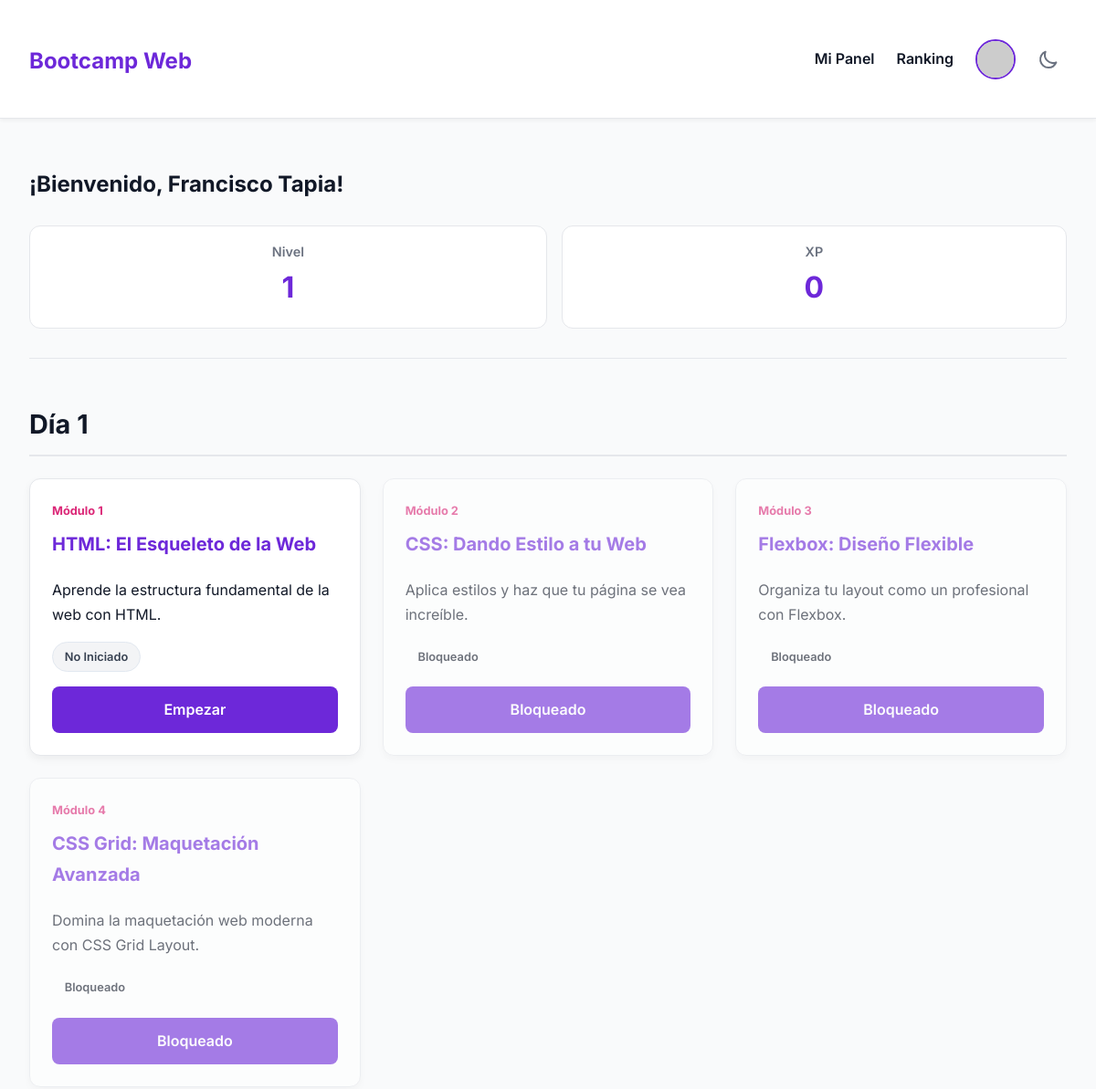
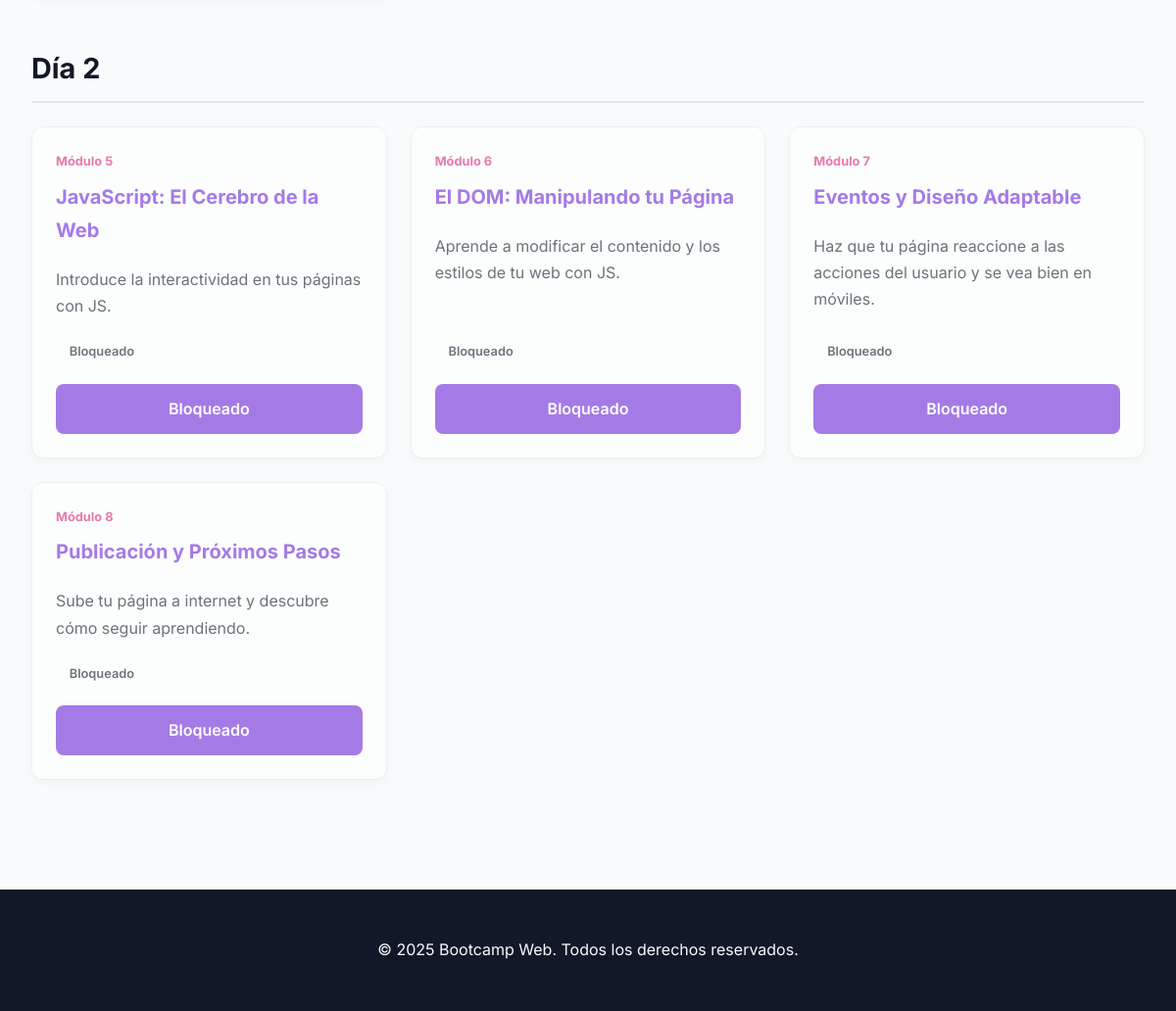
/dashboard.php (signed in), run on the app's committed database (2 pictures, top to bottom).
### tables this page shows
CREATE TABLE `users` (
  `id` int(11) NOT NULL,
  `nombre` varchar(100) NOT NULL,
  `nickname` varchar(50) DEFAULT NULL,
  `correo` varchar(100) NOT NULL,
  `password` varchar(255) NOT NULL,
  `creado_en` timestamp NOT NULL DEFAULT current_timestamp(),
  `avatar` varchar(255) DEFAULT NULL,
  `xp` int(11) NOT NULL DEFAULT 0,
  `nivel` int(11) NOT NULL DEFAULT 1
);

CREATE TABLE `lessons` (
  `id` int(11) NOT NULL,
  `titulo` varchar(255) NOT NULL,
  `descripcion` text NOT NULL,
  `archivo` varchar(255) NOT NULL,
  `orden` int(11) NOT NULL,
  `dia` int(11) NOT NULL DEFAULT 1,
  `youtube_id` varchar(50) DEFAULT NULL
);

### dashboard.php (the view, shortened to what this page needs)
<?php
require_once 'includes/db.php';
$user_id = $_SESSION['user_id'];
$stmt_user = $pdo->prepare("SELECT nombre, xp, nivel FROM users WHERE id = ?");
$stmt_user->execute([$user_id]);
$user = $stmt_user->fetch();
$stmt_lessons = $pdo->prepare("
    SELECT
        l.id, l.titulo, l.descripcion, l.archivo, l.orden, l.dia,
        up.status
    FROM lessons l
    LEFT JOIN user_progress up ON l.id = up.lesson_id AND up.user_id = ?
    ORDER BY l.orden
");
$stmt_lessons->execute([$user_id]);
$lessons = $stmt_lessons->fetchAll();
$lessons_by_day = [];
foreach ($lessons as $lesson) {
    $lessons_by_day[$lesson['dia']][] = $lesson;
}
$completed_lessons_count = 0;
$is_lesson_page = false;
include 'includes/header.php';
?>
<div class="container">
    <div class="dashboard-header">
        <h2>¡Bienvenido, <?= htmlspecialchars($user['nombre']) ?>!</h2>
        <div class="user-stats">
            <div class="stat-card">
                <span class="stat-label">Nivel</span>
                <span class="stat-value"><?= $user['nivel'] ?></span>
            </div>
            <div class="stat-card">
                <span class="stat-label">XP</span>
                <span class="stat-value"><?= $user['xp'] ?></span>
            </div>
        </div>
    </div>
    <?php foreach ($lessons_by_day as $day => $day_lessons): ?>
        <h3 class="day-header">Día <?= $day ?></h3>
        <div class="lesson-grid">
            <?php foreach ($day_lessons as $lesson): ?>
                <?php
                    $status = $lesson['status'] ?? 'no_iniciado';
                    $is_completed = ($status === 'completado');
                    $is_unlocked = ($lesson['orden'] <= $completed_lessons_count + 1);
                    $status_text = $is_completed ? 'Completado' : 'No Iniciado';
                    $btn_text = $is_completed ? 'Repasar' : 'Empezar';
                    $btn_class = $is_completed ? 'btn-repasar' : '';
                    if (!$is_unlocked) {
                        $btn_text = 'Bloqueado';
                        $btn_class .= ' btn-locked';
                    }
                ?>
                <div class="lesson-card <?= !$is_unlocked ? 'locked' : '' ?>">
                    <div>
                        <span class="lesson-order">Módulo <?= $lesson['orden'] ?></span>
                        <h3><?= htmlspecialchars($lesson['titulo']) ?></h3>
                        <p><?= htmlspecialchars($lesson['descripcion']) ?></p>
                    </div>
                    <div>
                        <?php if ($is_unlocked): ?>
                            <span class="status <?= $status ?>"><?= $status_text ?></span>
                        <?php else: ?>
                            <span class="status locked">Bloqueado</span>
                        <?php endif; ?>
                        <a href="<?= $is_unlocked ? htmlspecialchars($lesson['archivo']) : '#' ?>" class="btn-lesson <?= $btn_class ?>"><?= $btn_text ?></a>
                    </div>
                </div>
            <?php endforeach; ?>
        </div>
    <?php endforeach; ?>
</div>
<?php include 'includes/footer.php'; ?>

### includes/header.php (shortened to what this page needs)
<?php
$is_lesson_page = isset($is_lesson_page) && $is_lesson_page;
$base_path = $is_lesson_page ? '../' : './';
$user_avatar_url = $base_path . 'assets/images/avatar_default.png';
if (isset($_SESSION['user_id'])) {
    require_once __DIR__ . '/db.php';
    $stmt_user_header = $pdo->prepare("SELECT id, avatar FROM users WHERE id = ?");
    $stmt_user_header->execute([$_SESSION['user_id']]);
    $user_header = $stmt_user_header->fetch();
    if ($user_header && !empty($user_header['avatar']) && file_exists($base_path . $user_header['avatar'])) {
        $user_avatar_url = $base_path . htmlspecialchars($user_header['avatar']);
    } elseif ($user_header) {
        $user_avatar_url = 'https://i.pravatar.cc/40?u=' . $user_header['id'];
    }
}
?>
<!DOCTYPE html>
<html lang="es">
<head>
    <link rel="stylesheet" href="<?= $base_path ?>assets/css/styles.css" />
</head>
<body>
<header class="navbar">
    <div class="container">
        <h1><a href="<?= $base_path ?>index.php">Bootcamp Web</a></h1>
        <nav>
            <?php if(isset($_SESSION['user_id'])): ?>
                <a href="<?= $base_path ?>dashboard.php">Mi Panel</a>
                <a href="<?= $base_path ?>leaderboard.php">Ranking</a>
                <div class="user-menu">
                    <button id="user-menu-button" class="user-menu-toggle">
                        <img src="<?= $user_avatar_url ?>" alt="Mi Avatar" class="navbar-avatar">
                    </button>
                </div>
            <?php else: ?>
                <a href="<?= $base_path ?>index.php">Inicio</a>
                <a href="<?= $base_path ?>login.php">Iniciar Sesión</a>
            <?php endif; ?>
            <button id="theme-toggle" title="Cambiar tema">
                <svg id="theme-toggle-dark-icon" class="toggle-icon" xmlns="http://www.w3.org/2000/svg" fill="none" viewBox="0 0 24 24" stroke="currentColor"><path stroke-linecap="round" stroke-linejoin="round" stroke-width="2" d="M20.354 15.354A9 9 0 018.646 3.646 9.003 9.003 0 0012 21a9.003 9.003 0 008.354-5.646z"></path></svg>
            </button>
        </nav>
    </div>
</header>
<main>

### includes/footer.php (shortened to what this page needs)
</main>
<footer>
    <div class="container">
        <p>&copy; <?= date('Y') ?> Bootcamp Web. Todos los derechos reservados.</p>
    </div>
</footer>
</body>
</html>

### assets/css/styles.css (style rules this page uses)
:root { --primary-color: #6d28d9; --secondary-color: #db2777; --dark-color: #111827; --light-color: #f9fafb; --white-color: #fff; --grey-color: #6b7280; --success-color: #10b981; --error-color: #ef4444; --border-color: #e5e7eb; }
body { margin: 0; font-family: 'Inter', sans-serif; background-color: var(--light-color); color: var(--dark-color); line-height: 1.7; transition: background-color 0.3s, color 0.3s; }
.container { max-width: 1200px; margin: auto; padding: 0 2rem; }
main { padding-top: 2rem; padding-bottom: 4rem; }
h1, h2, h3, h4 { color: var(--dark-color); font-weight: 700; }
a { color: var(--primary-color); text-decoration: none; transition: color 0.3s ease; }
.navbar { background: var(--white-color); padding: 1rem 0; box-shadow: 0 2px 4px rgba(0,0,0,0.05); border-bottom: 1px solid var(--border-color); position: sticky; top: 0; z-index: 1000; transition: background-color 0.3s, border-color 0.3s; }
.navbar .container { display: flex; justify-content: space-between; align-items: center; }
.navbar h1 a { color: var(--primary-color); font-weight: 700; font-size: 1.5rem; }
.navbar nav { display: flex; align-items: center; }
.navbar nav a { color: var(--dark-color); margin-left: 1.5rem; font-weight: 600; transition: color 0.3s ease; }
footer { text-align: center; padding: 2rem 0; background: var(--dark-color); color: var(--light-color); margin-top: 3rem; transition: background-color 0.3s; }
.dashboard-header { margin-bottom: 2.5rem; padding-bottom: 2rem; border-bottom: 1px solid var(--border-color); }
.lesson-grid { display: grid; grid-template-columns: repeat(auto-fill, minmax(320px, 1fr)); gap: 1.5rem; }
.lesson-card { background: var(--white-color); border-radius: 12px; box-shadow: 0 4px 10px rgba(0,0,0,0.05); padding: 1.5rem; display: flex; flex-direction: column; justify-content: space-between; border: 1px solid var(--border-color); transition: transform 0.3s ease, box-shadow 0.3s ease, border-color 0.3s, background-color 0.3s; }
.lesson-card h3 { margin-top: 0; font-size: 1.25rem; color: var(--primary-color); }
.lesson-card .status { font-weight: 600; padding: 0.3rem 0.8rem; border-radius: 20px; font-size: 0.8rem; text-align: center; display: inline-block; margin-bottom: 1rem; border: 1px solid transparent; }
.status.no_iniciado { color: #374151; background: #f3f4f6; border-color: #e2e8f0; }
.lesson-card .btn-lesson { display: block; width: 100%; box-sizing: border-box; text-align: center; padding: 0.75rem; background: var(--primary-color); color: #fff; text-decoration: none; border-radius: 8px; font-weight: 600; transition: background-color 0.3s, transform 0.2s; }
#theme-toggle { background: none; border: none; cursor: pointer; padding: 0.5rem; margin-left: 1rem; color: var(--grey-color); display: flex; align-items: center; justify-content: center; }
.toggle-icon { width: 24px; height: 24px; }
.user-stats { display: flex; gap: 1rem; margin-top: 1.5rem; }
.stat-card { background: var(--white-color); padding: 1rem 1.5rem; border-radius: 12px; border: 1px solid var(--border-color); flex-grow: 1; text-align: center; transition: background-color 0.3s, border-color 0.3s; }
.stat-label { display: block; font-size: 0.9rem; font-weight: 600; color: var(--grey-color); }
.stat-value { display: block; font-size: 2rem; font-weight: 700; color: var(--primary-color); }
.day-header { margin-top: 3rem; margin-bottom: 1.5rem; font-size: 1.8rem; border-bottom: 2px solid var(--border-color); padding-bottom: 0.5rem; }
.lesson-order { font-size: 0.8rem; font-weight: 700; color: var(--secondary-color); display: block; margin-bottom: 0.5rem; }
.lesson-card.locked { opacity: 0.6; }
.btn-locked { background-color: var(--grey-color); cursor: not-allowed; }
.user-menu { position: relative; margin-left: 1.5rem; }
.user-menu-toggle { background: none; border: none; cursor: pointer; padding: 0; border-radius: 50%; display: flex; align-items: center; }
.navbar-avatar { width: 40px; height: 40px; border-radius: 50%; object-fit: cover; border: 2px solid var(--primary-color); }

### data on the page
users: nombre "Francisco Tapia", nivel "1", xp "0"
lessons: orden "1", titulo "HTML: El Esqueleto de la Web", descripcion "Aprende la estructura fundamental de la web con HTML.", status_text "No Iniciado", btn_text "Empezar"
lessons: orden "2", titulo "CSS: Dando Estilo a tu Web", descripcion "Aplica estilos y haz que tu página se vea increíble.", shows "Bloqueado", orden "Bloqueado"
lessons: orden "3", titulo "Flexbox: Diseño Flexible", descripcion "Organiza tu layout como un profesional con Flexbox.", shows "Bloqueado", orden "Bloqueado"
lessons: orden "4", titulo "CSS Grid: Maquetación Avanzada", descripcion "Domina la maquetación web moderna con CSS Grid Layout.", shows "Bloqueado", orden "Bloqueado"
lessons: orden "5", titulo "JavaScript: El Cerebro de la Web", descripcion "Introduce la interactividad en tus páginas con JS.", shows "Bloqueado", orden "Bloqueado"
lessons: orden "6", titulo "El DOM: Manipulando tu Página", descripcion "Aprende a modificar el contenido y los estilos de tu web con JS.", shows "Bloqueado", orden "Bloqueado"
lessons: orden "7", titulo "Eventos y Diseño Adaptable", descripcion "Haz que tu página reaccione a las acciones del usuario y se vea bien en móviles.", shows "Bloqueado", orden "Bloqueado"
lessons: orden "8", titulo "Publicación y Próximos Pasos", descripcion "Sube tu página a internet y descubre cómo seguir aprendiendo.", shows "Bloqueado", orden "Bloqueado"

### other printed values
$day "1"
$day "2"
